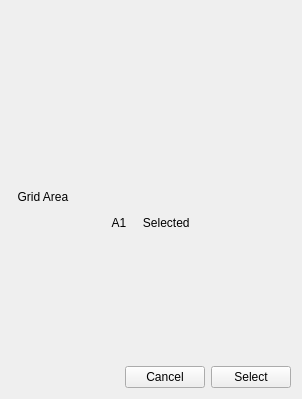
<?xml version="1.0" encoding="UTF-8"?>
<ui version="4.0">
 <class>Form</class>
 <widget class="QWidget" name="Form">
  <property name="geometry">
   <rect>
    <x>0</x>
    <y>0</y>
    <width>300</width>
    <height>399</height>
   </rect>
  </property>
  <property name="font">
   <font>
    <family>Segoe UI</family>
   </font>
  </property>
  <property name="windowTitle">
   <string>Grid View</string>
  </property>
  <layout class="QGridLayout" name="gridLayout">
   <item row="0" column="0">
    <layout class="QVBoxLayout" name="verticalLayout">
     <item>
      <widget class="QLabel" name="gridView">
       <property name="minimumSize">
        <size>
         <width>280</width>
         <height>170</height>
        </size>
       </property>
       <property name="styleSheet">
        <string notr="true">border-image: url(:/res/4well.png);</string>
       </property>
       <property name="text">
        <string/>
       </property>
      </widget>
     </item>
     <item>
      <layout class="QHBoxLayout" name="horizontalLayout_2">
       <item>
        <widget class="QLabel" name="label">
         <property name="text">
          <string>  Grid Area</string>
         </property>
        </widget>
       </item>
       <item>
        <spacer name="horizontalSpacer_3">
         <property name="orientation">
          <enum>Qt::Horizontal</enum>
         </property>
         <property name="sizeHint" stdset="0">
          <size>
           <width>40</width>
           <height>20</height>
          </size>
         </property>
        </spacer>
       </item>
      </layout>
     </item>
     <item>
      <layout class="QHBoxLayout" name="horizontalLayout_3">
       <item>
        <spacer name="horizontalSpacer_2">
         <property name="orientation">
          <enum>Qt::Horizontal</enum>
         </property>
         <property name="sizeHint" stdset="0">
          <size>
           <width>40</width>
           <height>20</height>
          </size>
         </property>
        </spacer>
       </item>
       <item>
        <widget class="QLabel" name="selectedLabel">
         <property name="text">
          <string> A1     Selected </string>
         </property>
        </widget>
       </item>
       <item>
        <spacer name="horizontalSpacer_4">
         <property name="orientation">
          <enum>Qt::Horizontal</enum>
         </property>
         <property name="sizeHint" stdset="0">
          <size>
           <width>40</width>
           <height>20</height>
          </size>
         </property>
        </spacer>
       </item>
      </layout>
     </item>
     <item>
      <spacer name="verticalSpacer">
       <property name="orientation">
        <enum>Qt::Vertical</enum>
       </property>
       <property name="sizeHint" stdset="0">
        <size>
         <width>20</width>
         <height>40</height>
        </size>
       </property>
      </spacer>
     </item>
     <item>
      <layout class="QHBoxLayout" name="horizontalLayout">
       <item>
        <spacer name="horizontalSpacer">
         <property name="orientation">
          <enum>Qt::Horizontal</enum>
         </property>
         <property name="sizeHint" stdset="0">
          <size>
           <width>40</width>
           <height>20</height>
          </size>
         </property>
        </spacer>
       </item>
       <item>
        <widget class="QPushButton" name="cancelButton">
         <property name="text">
          <string>Cancel</string>
         </property>
        </widget>
       </item>
       <item>
        <widget class="QPushButton" name="selectButton">
         <property name="text">
          <string>Select</string>
         </property>
        </widget>
       </item>
      </layout>
     </item>
    </layout>
   </item>
  </layout>
 </widget>
 <resources>
  <include location="res.qrc"/>
 </resources>
 <connections/>
</ui>
